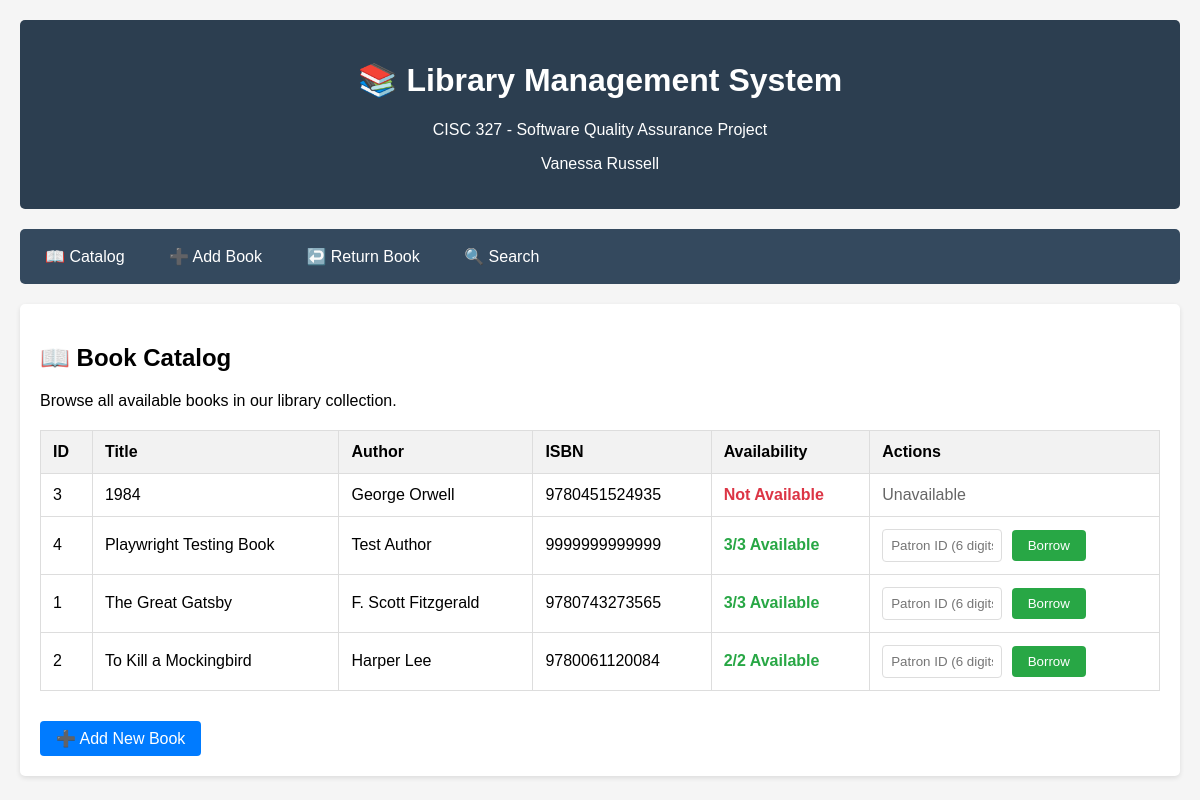
/catalog, run on the app's committed database.
### tables this page shows
CREATE TABLE books (
            id INTEGER PRIMARY KEY AUTOINCREMENT,
            title TEXT NOT NULL,
            author TEXT NOT NULL,
            isbn TEXT UNIQUE NOT NULL,
            total_copies INTEGER NOT NULL,
            available_copies INTEGER NOT NULL
        );

### app/routes/catalog_routes.py (the view)
@catalog_bp.route('/catalog')
def catalog():
    books = get_all_books()
    return render_template('catalog.html', books=books)

### app/database.py (called while the page is built)
def get_db_connection():
    conn = sqlite3.connect(DATABASE)
    conn.row_factory = sqlite3.Row  # This enables column access by name
    return conn

def get_all_books() -> List[Dict]:
    conn = get_db_connection()
    books = conn.execute('SELECT * FROM books ORDER BY title').fetchall()
    conn.close()
    return [dict(book) for book in books]

### app/templates/catalog.html (shortened to what this page needs)
{% extends "base.html" %}
{% block content %}
<h2>📖 Book Catalog</h2>
<p>Browse all available books in our library collection.</p>
{% if books %}
<table>
    <thead>
        <tr>
            <th>ID</th>
            <th>Title</th>
            <th>Author</th>
            <th>ISBN</th>
            <th>Availability</th>
            <th>Actions</th>
        </tr>
    </thead>
    <tbody>
        {% for book in books %}
        <tr>
            <td>{{ book.id }}</td>
            <td>{{ book.title }}</td>
            <td>{{ book.author }}</td>
            <td>{{ book.isbn }}</td>
            <td>
                {% if book.available_copies > 0 %}
                    <span class="status-available">{{ book.available_copies }}/{{ book.total_copies }} Available</span>
                {% else %}
                    <span class="status-unavailable">Not Available</span>
                {% endif %}
            </td>
            <td>
                {% if book.available_copies > 0 %}
                    <form method="POST" action="{{ url_for('borrowing.borrow_book') }}" style="display: inline;">
                        <input type="text" name="patron_id" placeholder="Patron ID (6 digits)"
                               pattern="[0-9]{6}" maxlength="6" required style="width: 120px; margin-right: 5px;">
                        <button type="submit" class="btn btn-success">Borrow</button>
                    </form>
                {% else %}
                    <span style="color: #666;">Unavailable</span>
                {% endif %}
            </td>
        </tr>
        {% endfor %}
    </tbody>
</table>
{% else %}
<div style="text-align: center; padding: 40px; color: #666;">
    <h3>No books in catalog</h3>
    <p>The library catalog is empty. <a href="{{ url_for('catalog.add_book') }}">Add the first book</a> to get started.</p>
</div>
{% endif %}
<div style="margin-top: 30px;">
    <a href="{{ url_for('catalog.add_book') }}" class="btn">➕ Add New Book</a>
</div>
{% endblock %}

### app/templates/base.html (shortened to what this page needs)
<!DOCTYPE html>
<html lang="en">
<head>
</head>
<body>
    <div class="header">
        <h1>📚 Library Management System</h1>
        <p>CISC 327 - Software Quality Assurance Project</p>
        <p>Vanessa Russell</p>
    </div>
    <div class="nav">
        <a href="{{ url_for('catalog.catalog') }}">📖 Catalog</a>
        <a href="{{ url_for('catalog.add_book') }}">➕ Add Book</a>
        <a href="{{ url_for('borrowing.return_book') }}">↩️ Return Book</a>
        <a href="{{ url_for('search.search_books') }}">🔍 Search</a>
    </div>
    <div class="content">
        {% block content %}{% endblock %}
    </div>
</body>
</html>

### app/templates/base.html (style rules this page uses)
body { font-family: Arial, sans-serif; max-width: 1200px; margin: 0 auto; padding: 20px; background-color: #f5f5f5; }
.header { background-color: #2c3e50; color: white; padding: 20px; text-align: center; margin-bottom: 20px; border-radius: 5px; }
.nav { background-color: #34495e; padding: 10px; margin-bottom: 20px; border-radius: 5px; }
.nav a { color: white; text-decoration: none; padding: 8px 15px; margin-right: 10px; border-radius: 3px; display: inline-block; }
.content { background-color: white; padding: 20px; border-radius: 5px; box-shadow: 0 2px 5px rgba(0,0,0,0.1); }
table { width: 100%; border-collapse: collapse; margin-top: 20px; }
th, td { border: 1px solid #ddd; padding: 12px; text-align: left; }
th { background-color: #f2f2f2; font-weight: bold; }
.btn { background-color: #007bff; color: white; padding: 8px 16px; border: none; border-radius: 4px; cursor: pointer; text-decoration: none; display: inline-block; }
.btn-success { background-color: #28a745; }
input[type="text"], input[type="number"], select { width: 100%; padding: 8px; border: 1px solid #ddd; border-radius: 4px; box-sizing: border-box; }
.status-available { color: #28a745; font-weight: bold; }
.status-unavailable { color: #dc3545; font-weight: bold; }

### data on the page
books: id "3", title "1984", author "George Orwell", isbn "9780451524935", available_copies "Not Available"
books: id "4", title "Playwright Testing Book", author "Test Author", isbn "9999999999999", available_copies "3", total_copies "3"
books: id "1", title "The Great Gatsby", author "F. Scott Fitzgerald", isbn "9780743273565", available_copies "3", total_copies "3"
books: id "2", title "To Kill a Mockingbird", author "Harper Lee", isbn "9780061120084", available_copies "2", total_copies "2"
